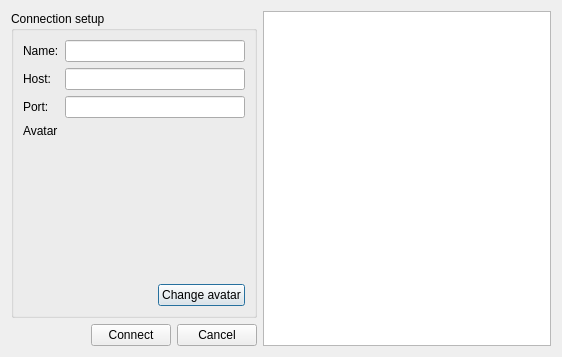
<?xml version="1.0" encoding="UTF-8"?>
<ui version="4.0">
 <class>ConnectionDialog</class>
 <widget class="QDialog" name="ConnectionDialog">
  <property name="windowModality">
   <enum>Qt::WindowModal</enum>
  </property>
  <property name="geometry">
   <rect>
    <x>0</x>
    <y>0</y>
    <width>562</width>
    <height>357</height>
   </rect>
  </property>
  <property name="windowTitle">
   <string>Connection setup</string>
  </property>
  <layout class="QHBoxLayout" name="horizontalLayout_2" stretch="0,1">
   <item>
    <layout class="QVBoxLayout" name="verticalLayout" stretch="1,0">
     <item>
      <widget class="QGroupBox" name="groupBox">
       <property name="title">
        <string>Connection setup</string>
       </property>
       <layout class="QVBoxLayout" name="verticalLayout_3">
        <item>
         <layout class="QFormLayout" name="formLayout">
          <property name="fieldGrowthPolicy">
           <enum>QFormLayout::AllNonFixedFieldsGrow</enum>
          </property>
          <item row="0" column="1">
           <widget class="QLineEdit" name="nameLineEdit"/>
          </item>
          <item row="1" column="0">
           <widget class="QLabel" name="hostLabel">
            <property name="text">
             <string>Host:</string>
            </property>
            <property name="buddy">
             <cstring>hostLineEdit</cstring>
            </property>
           </widget>
          </item>
          <item row="1" column="1">
           <widget class="QLineEdit" name="hostLineEdit"/>
          </item>
          <item row="2" column="0">
           <widget class="QLabel" name="portLabel">
            <property name="text">
             <string>Port:</string>
            </property>
            <property name="buddy">
             <cstring>portLineEdit</cstring>
            </property>
           </widget>
          </item>
          <item row="2" column="1">
           <widget class="QLineEdit" name="portLineEdit"/>
          </item>
          <item row="0" column="0">
           <widget class="QLabel" name="nameLabel">
            <property name="text">
             <string>Name:</string>
            </property>
            <property name="buddy">
             <cstring>nameLineEdit</cstring>
            </property>
           </widget>
          </item>
         </layout>
        </item>
        <item>
         <layout class="QHBoxLayout" name="horizontalLayout_3" stretch="0,0,1">
          <item>
           <layout class="QVBoxLayout" name="verticalLayout_2">
            <item>
             <widget class="QLabel" name="label">
              <property name="text">
               <string>Avatar</string>
              </property>
             </widget>
            </item>
            <item>
             <spacer name="verticalSpacer">
              <property name="orientation">
               <enum>Qt::Vertical</enum>
              </property>
              <property name="sizeHint" stdset="0">
               <size>
                <width>20</width>
                <height>40</height>
               </size>
              </property>
             </spacer>
            </item>
           </layout>
          </item>
          <item>
           <spacer name="horizontalSpacer_3">
            <property name="orientation">
             <enum>Qt::Horizontal</enum>
            </property>
            <property name="sizeHint" stdset="0">
             <size>
              <width>40</width>
              <height>20</height>
             </size>
            </property>
           </spacer>
          </item>
          <item>
           <widget class="QLabel" name="avatar_pic">
            <property name="sizePolicy">
             <sizepolicy hsizetype="Preferred" vsizetype="Preferred">
              <horstretch>0</horstretch>
              <verstretch>0</verstretch>
             </sizepolicy>
            </property>
            <property name="minimumSize">
             <size>
              <width>141</width>
              <height>144</height>
             </size>
            </property>
            <property name="text">
             <string/>
            </property>
           </widget>
          </item>
         </layout>
        </item>
        <item>
         <spacer name="verticalSpacer_2">
          <property name="orientation">
           <enum>Qt::Vertical</enum>
          </property>
          <property name="sizeHint" stdset="0">
           <size>
            <width>20</width>
            <height>40</height>
           </size>
          </property>
         </spacer>
        </item>
        <item>
         <layout class="QHBoxLayout" name="horizontalLayout_4">
          <item>
           <spacer name="horizontalSpacer_2">
            <property name="orientation">
             <enum>Qt::Horizontal</enum>
            </property>
            <property name="sizeHint" stdset="0">
             <size>
              <width>40</width>
              <height>20</height>
             </size>
            </property>
           </spacer>
          </item>
          <item>
           <widget class="QPushButton" name="changeAvatarBtn">
            <property name="text">
             <string>Change avatar</string>
            </property>
           </widget>
          </item>
         </layout>
        </item>
       </layout>
      </widget>
     </item>
     <item>
      <layout class="QHBoxLayout" name="horizontalLayout">
       <item>
        <spacer name="horizontalSpacer">
         <property name="orientation">
          <enum>Qt::Horizontal</enum>
         </property>
         <property name="sizeHint" stdset="0">
          <size>
           <width>40</width>
           <height>20</height>
          </size>
         </property>
        </spacer>
       </item>
       <item>
        <widget class="QPushButton" name="connectButton">
         <property name="text">
          <string>Connect</string>
         </property>
        </widget>
       </item>
       <item>
        <widget class="QPushButton" name="cancelButton">
         <property name="text">
          <string>Cancel</string>
         </property>
        </widget>
       </item>
      </layout>
     </item>
    </layout>
   </item>
   <item>
    <widget class="QListWidget" name="generalList"/>
   </item>
  </layout>
 </widget>
 <tabstops>
  <tabstop>nameLineEdit</tabstop>
  <tabstop>hostLineEdit</tabstop>
  <tabstop>portLineEdit</tabstop>
 </tabstops>
 <resources/>
 <connections>
  <connection>
   <sender>cancelButton</sender>
   <signal>clicked()</signal>
   <receiver>ConnectionDialog</receiver>
   <slot>reject()</slot>
   <hints>
    <hint type="sourcelabel">
     <x>236</x>
     <y>142</y>
    </hint>
    <hint type="destinationlabel">
     <x>241</x>
     <y>158</y>
    </hint>
   </hints>
  </connection>
 </connections>
</ui>
